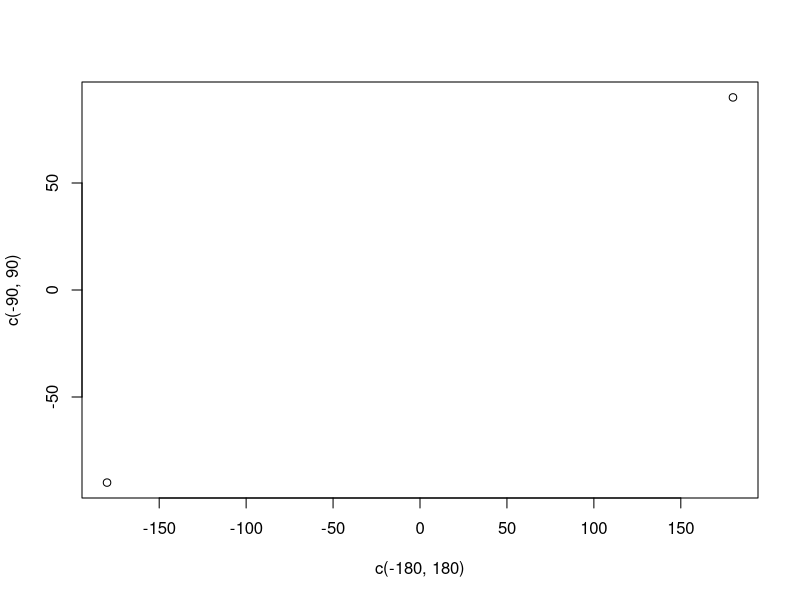

Write the R code that produced this figure.
plot(c(-180, 180), c(-90, 90))
#cds <- locator()
cds <- do.call(cbind, structure(list(x = c(146.904396934248, 125.339249697459, 110.962484872933, 
                           94.6252521177894, 68.4856797095603, -119.065752319484, -89.0052440500202
), y = c(-75.7294520547945, -51.4038461538462, -50.1235511064278, 
         -48.8432560590095, -50.1235511064278, -3.71285563751317, 19.0123814541623
)), .Names = c("x", "y")))


class(cds) <- c("midpt", "matrix")
prj <- "+proj=laea +ellps=WGS84"
plot.midpt <- function(x, ...) {
  pts <- project(x, prj)
  seg <- suppressWarnings(head(matrix(seq(nrow(x)), nrow = nrow(x) + 1, ncol = 2), -2))
  #plot(c(-180, 180), c(-90, 90), type = "n")
  #lines(unclass(x))
  plot(pts)
  lines(pts)
  for (i in seq(nrow(seg))) {
    lines(project(geosphere::gcIntermediate(x[seg[i,1], ], x[seg[i, 2], ]), prj), lty = 2)
  }
  mll <- project(midptLL(x), prj)
  pll <- midpt(pts)
  segments(mll[,1], mll[,2], pll[,1], pll[, 2], lwd = 2, col = "firebrick")
}
midptLL <- function(p, fold = TRUE) {
  n <- nrow(p)
  rad <- pi/180
  p <- rad * p
  dlon <- diff(p[, 1L])
  lon1 <- p[-n, 1L]
  lat1 <- p[-n, 2L]
  lat2 <- p[-1L, 2L]
  bx <- cos(lat2) * cos(dlon)
  by <- cos(lat2) * sin(dlon)
  lat <- atan2(sin(lat1) + sin(lat2), sqrt((cos(lat1) + bx)^2 + 
                                             by^2))/rad
  lon <- (lon1 + atan2(by, cos(lat1) + bx))/rad
  if (fold) 
    lon <- (lon + 180)%%360 - 180
  cbind(lon, lat)
}
midpt <- function(p) {
  tail(p, -1) + (head(p, -1) - tail(p, -1))/2
}

distanceTester <- function(p1, p2) {
  
}
